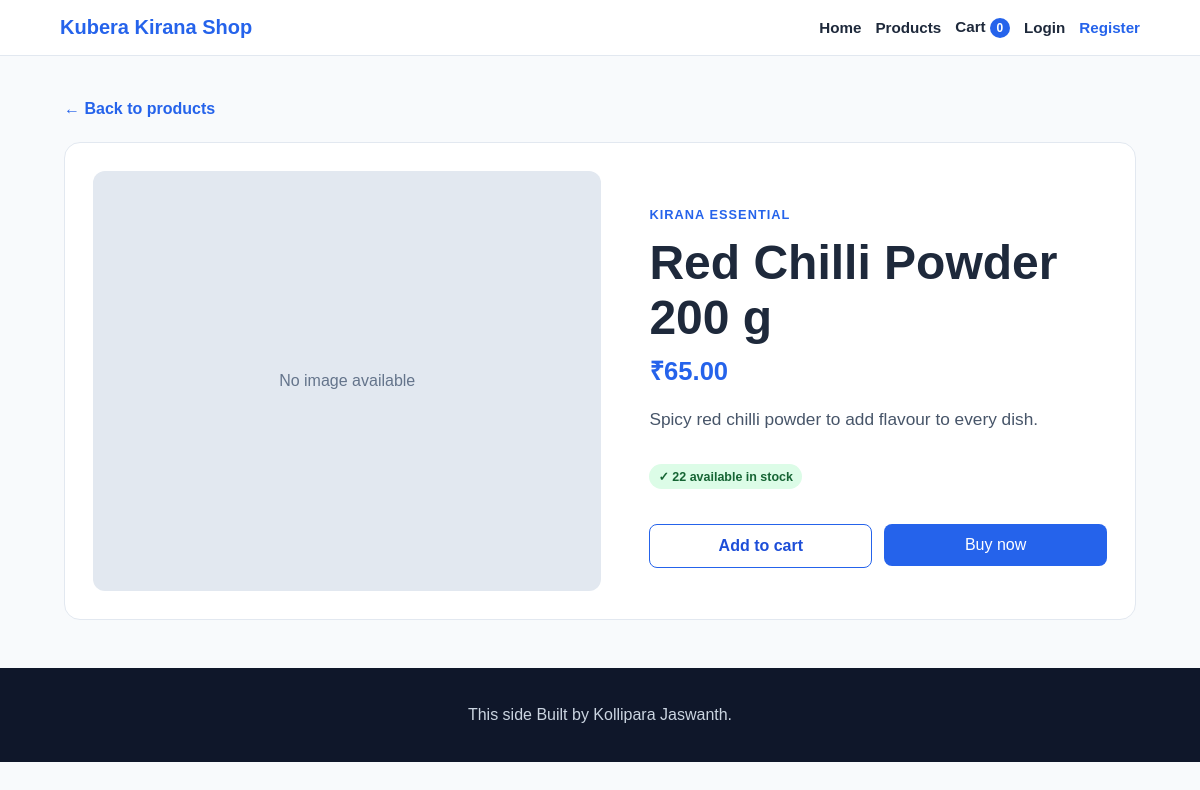
The page /products/6/ on the database as committed earlier.
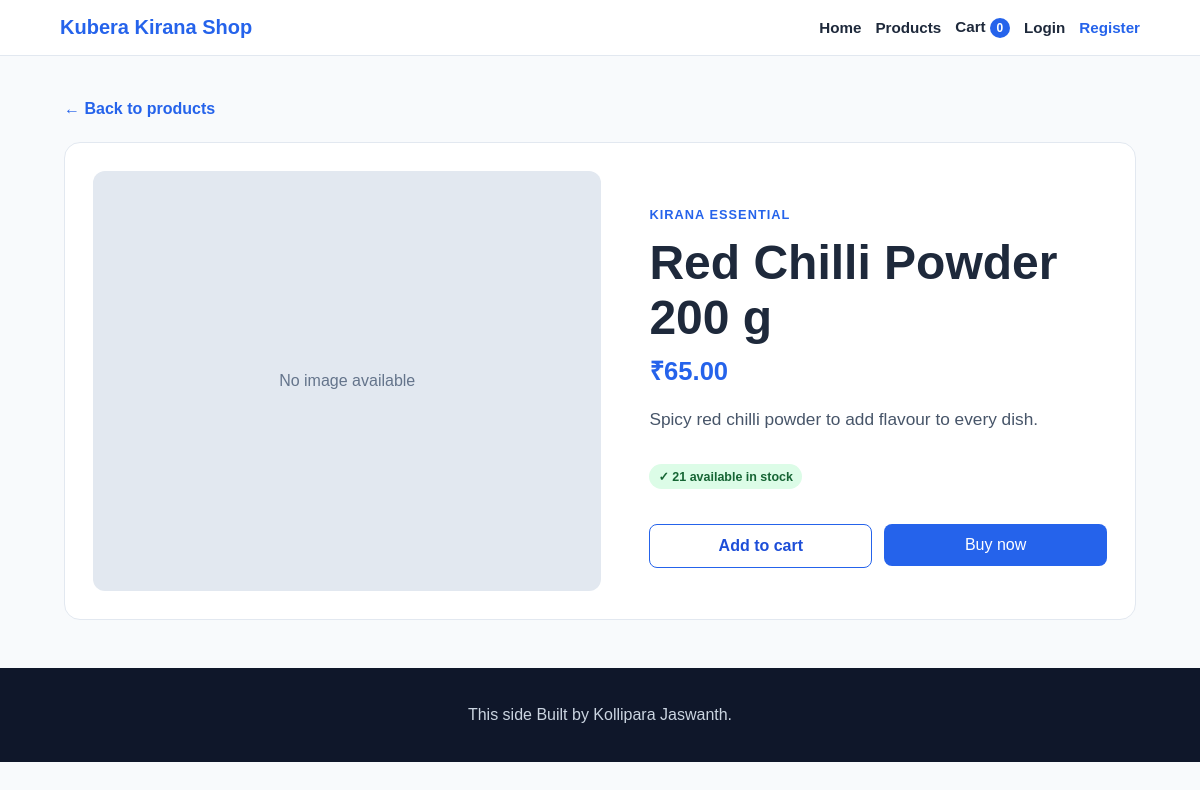
The same page on the database as committed later.
### store/models.py (models this page shows, shortened)
class Product(models.Model):
    name = models.CharField(max_length=200)
    description = models.TextField()
    price = models.DecimalField(max_digits=10, decimal_places=2)
    image = models.ImageField(upload_to="products/", blank=True, null=True)
    image_url = models.URLField(blank=True)
    stock = models.PositiveIntegerField(default=0)
    created_at = models.DateTimeField(auto_now_add=True)
    class Meta:
        ordering = ["-created_at"]

### store/views.py (the view)
# urls.py: path('products/<int:product_id>/', views.product_detail, name='product_detail'),
def product_detail(request, product_id):
    product = get_object_or_404(Product, id=product_id)
    return render(request, 'store/product_detail.html', {'product': product})

### store/cart.py (called while the page is built)
def get_cart(session):
    return session.get('cart', {})

def cart_count(session):
    return sum(get_cart(session).values())

### store/context_processors.py (called while the page is built)
def cart_data(request):
    return {'cart_count': cart_count(request.session)}

### store/templates/store/product_detail.html (shortened to what this page needs)
{% extends 'store/base.html' %}
{% block content %}
<main class="product-detail-page">
    <a class="back-link" href="{% url 'store:home' %}#products">← Back to products</a>
    <section class="product-detail">
        <div class="detail-image">
            {% if product.image_url %}
                <img src="{{ product.image_url }}" alt="{{ product.name }}">
            {% else %}
                <div class="image-placeholder">No image available</div>
            {% endif %}
        </div>
        <div class="detail-content">
            <p class="eyebrow">KIRANA ESSENTIAL</p>
            <h1>{{ product.name }}</h1>
            <p class="detail-price">₹{{ product.price }}</p>
            <p class="detail-description">{{ product.description }}</p>
            {% if product.stock > 0 %}
                <p class="availability in-stock">✓ {{ product.stock }} available in stock</p>
                <div class="purchase-actions">
                    <form method="post" action="{% url 'store:add_to_cart' product.id %}">
                        <button class="secondary-button" type="submit">Add to cart</button>
                    </form>
                    <form method="post" action="{% url 'store:buy_now' product.id %}">
                        <button class="primary-button buy-now" type="submit">Buy now</button>
                    </form>
                </div>
            {% else %}
                <p class="availability out-of-stock">This product is currently out of stock.</p>
            {% endif %}
        </div>
    </section>
</main>
{% endblock %}

Rows that differ between the two databases and show on the page:
changed Product "Red Chilli Powder 200 g": stock "22" → "21"
